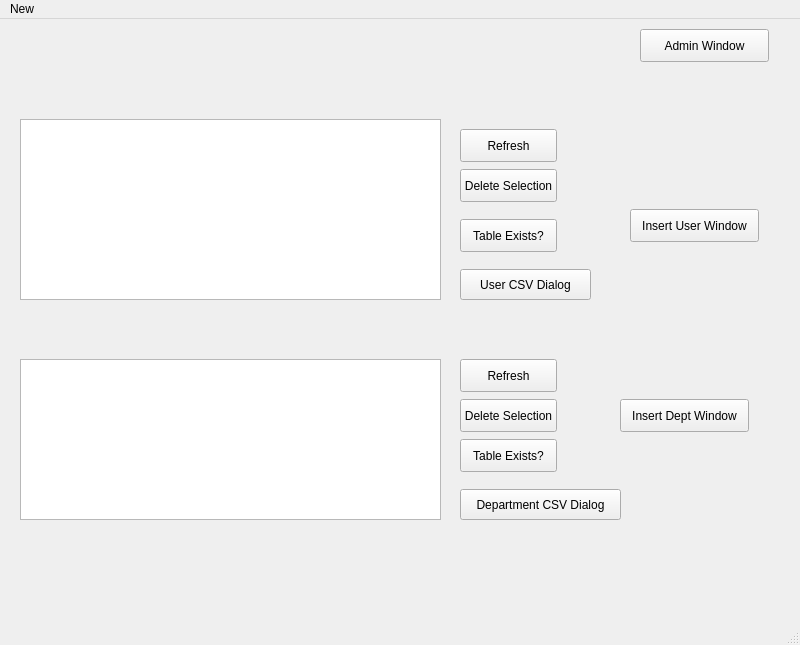
<?xml version="1.0" encoding="UTF-8"?>
<ui version="4.0">
 <class>MainWindow</class>
 <widget class="QMainWindow" name="MainWindow">
  <property name="geometry">
   <rect>
    <x>0</x>
    <y>0</y>
    <width>800</width>
    <height>645</height>
   </rect>
  </property>
  <property name="windowTitle">
   <string>MainWindow</string>
  </property>
  <widget class="QWidget" name="centralwidget">
   <widget class="QLabel" name="label_ssync">
    <property name="geometry">
     <rect>
      <x>480</x>
      <y>630</y>
      <width>151</width>
      <height>31</height>
     </rect>
    </property>
    <property name="text">
     <string>TextLabel</string>
    </property>
   </widget>
   <widget class="QPushButton" name="buttonGetAllUsers">
    <property name="geometry">
     <rect>
      <x>460</x>
      <y>110</y>
      <width>97</width>
      <height>33</height>
     </rect>
    </property>
    <property name="text">
     <string>Refresh</string>
    </property>
   </widget>
   <widget class="QTableView" name="userTableView">
    <property name="geometry">
     <rect>
      <x>20</x>
      <y>100</y>
      <width>421</width>
      <height>181</height>
     </rect>
    </property>
   </widget>
   <widget class="QPushButton" name="pushButton">
    <property name="geometry">
     <rect>
      <x>640</x>
      <y>10</y>
      <width>129</width>
      <height>33</height>
     </rect>
    </property>
    <property name="text">
     <string>Admin Window</string>
    </property>
   </widget>
   <widget class="QPushButton" name="buttonDeleteSelection">
    <property name="geometry">
     <rect>
      <x>460</x>
      <y>150</y>
      <width>97</width>
      <height>33</height>
     </rect>
    </property>
    <property name="text">
     <string>Delete Selection</string>
    </property>
   </widget>
   <widget class="QPushButton" name="buttonTableExists">
    <property name="geometry">
     <rect>
      <x>460</x>
      <y>200</y>
      <width>97</width>
      <height>33</height>
     </rect>
    </property>
    <property name="text">
     <string>Table Exists?</string>
    </property>
   </widget>
   <widget class="QPushButton" name="insertUserDialog">
    <property name="geometry">
     <rect>
      <x>630</x>
      <y>190</y>
      <width>129</width>
      <height>33</height>
     </rect>
    </property>
    <property name="text">
     <string>Insert User Window</string>
    </property>
   </widget>
   <widget class="QTableView" name="departmentTableView">
    <property name="geometry">
     <rect>
      <x>20</x>
      <y>340</y>
      <width>421</width>
      <height>161</height>
     </rect>
    </property>
   </widget>
   <widget class="QPushButton" name="insertDepartmentDialog">
    <property name="geometry">
     <rect>
      <x>620</x>
      <y>380</y>
      <width>129</width>
      <height>33</height>
     </rect>
    </property>
    <property name="text">
     <string>Insert Dept Window</string>
    </property>
   </widget>
   <widget class="QPushButton" name="buttonDeptTableExists">
    <property name="geometry">
     <rect>
      <x>460</x>
      <y>420</y>
      <width>97</width>
      <height>33</height>
     </rect>
    </property>
    <property name="text">
     <string>Table Exists?</string>
    </property>
   </widget>
   <widget class="QPushButton" name="buttonGetAllDept">
    <property name="geometry">
     <rect>
      <x>460</x>
      <y>340</y>
      <width>97</width>
      <height>33</height>
     </rect>
    </property>
    <property name="text">
     <string>Refresh</string>
    </property>
   </widget>
   <widget class="QPushButton" name="buttonDeleteDeptSelection">
    <property name="geometry">
     <rect>
      <x>460</x>
      <y>380</y>
      <width>97</width>
      <height>33</height>
     </rect>
    </property>
    <property name="text">
     <string>Delete Selection</string>
    </property>
   </widget>
   <widget class="QPushButton" name="insertUserCsvDialog">
    <property name="geometry">
     <rect>
      <x>460</x>
      <y>250</y>
      <width>131</width>
      <height>31</height>
     </rect>
    </property>
    <property name="text">
     <string>User CSV Dialog</string>
    </property>
   </widget>
   <widget class="QPushButton" name="insertDeptCsvDialog">
    <property name="geometry">
     <rect>
      <x>460</x>
      <y>470</y>
      <width>161</width>
      <height>31</height>
     </rect>
    </property>
    <property name="text">
     <string>Department CSV Dialog</string>
    </property>
   </widget>
  </widget>
  <widget class="QMenuBar" name="menubar">
   <property name="geometry">
    <rect>
     <x>0</x>
     <y>0</y>
     <width>800</width>
     <height>20</height>
    </rect>
   </property>
   <widget class="QMenu" name="menuNew">
    <property name="title">
     <string>New</string>
    </property>
    <addaction name="actionWindow"/>
   </widget>
   <addaction name="menuNew"/>
  </widget>
  <widget class="QStatusBar" name="statusbar"/>
  <action name="actionWindow">
   <property name="text">
    <string>Window</string>
   </property>
  </action>
 </widget>
 <resources/>
 <connections/>
</ui>
